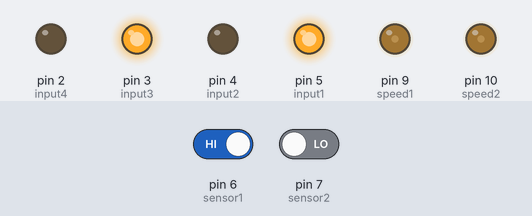
This sketch was run on a simulated Arduino Uno, built with avr-gcc and run on an emulated ATmega328P. Shown: output pins drawn as LEDs (lit = HIGH). The test bench sets the inputs (shaded band); at power-on: pin 6 (sensor1) HIGH, pin 7 (sensor2) LOW.

Above: at 1.2 s.
1.3 s: pin 6 (sensor1) driven LOW
At 2.5 s:
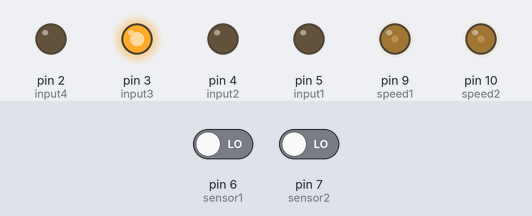
2.8 s: pin 6 (sensor1) driven HIGH
At 3.7 s:
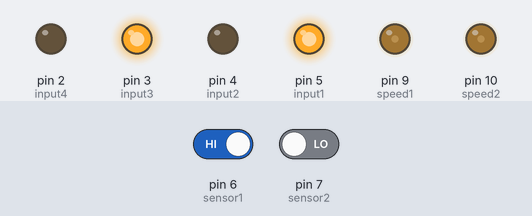
4.3 s: pin 7 (sensor2) driven HIGH
At 4.8 s:
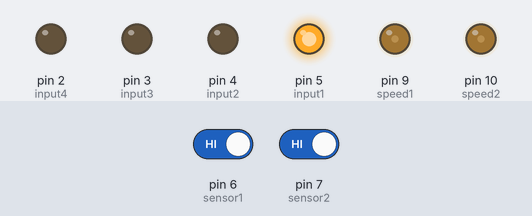
5.8 s: pin 7 (sensor2) driven LOW
At 7.2 s:
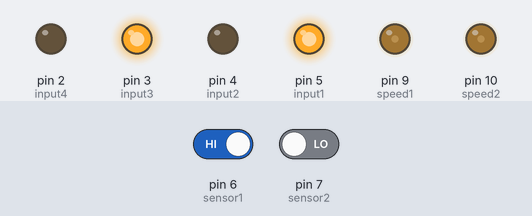
Timing chart, 0 to 8.3 s (numbered marks = the images above; inputs shaded):
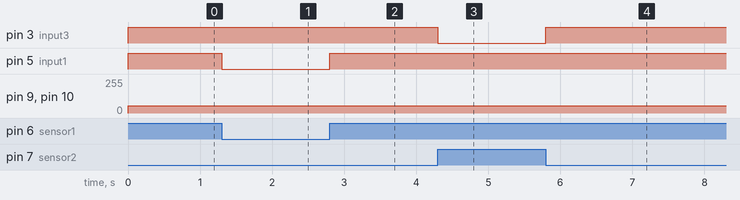

Measured:
- after the input at 1.3 s, pin 5 (input1): HIGH → LOW at once
- after the input at 2.8 s, pin 5 (input1): LOW → HIGH at once
- after the input at 4.3 s, pin 3 (input3): HIGH → LOW at once
- after the input at 5.8 s, pin 3 (input3): LOW → HIGH at once

The sketch:

sketch_jun17a.ino
```cpp
#define input1  5
#define input2  4
#define input3  3
#define input4  2
#define speed1 9
#define speed2 10
#define sensor1 6
#define sensor2 7
#define eco A0
#define trig A1
void setup() {

pinMode(input1,OUTPUT);
pinMode(input2,OUTPUT);
pinMode(input3,OUTPUT);
pinMode(input4,OUTPUT);
pinMode(speed1,OUTPUT);
pinMode(speed2,OUTPUT);
pinMode(sensor1,INPUT);
pinMode(sensor2,INPUT);
pinMode(eco,INPUT);
pinMode(trig,OUTPUT);
Serial.begin(9600);
}

void loop() {
int sensor1_val=digitalRead(sensor1);
int sensor2_val=digitalRead(sensor2);
if(sensor1_val==0&&sensor2_val==1)
{
 Up();
}
else if(sensor1_val==0&&sensor2_val==0)
{
 Right();
}
if(sensor1_val==1&&sensor2_val==1)
{
 Left();
}
if(sensor1_val==1&&sensor2_val==0)
{
 Up();
}


}
void Up()
{
  digitalWrite(input1,HIGH);
  digitalWrite(input2,LOW);
  analogWrite(speed1,55);
  digitalWrite(input3,HIGH);
  digitalWrite(input4,LOW);
  analogWrite(speed2,55);
}
void Back()
{
  digitalWrite(input1,LOW);
  digitalWrite(input2,HIGH);
  analogWrite(speed1,55);
  digitalWrite(input3,LOW);
  digitalWrite(input4,HIGH);
  analogWrite(speed2,55) ;
}
void Left()
{
  digitalWrite(input1,HIGH);
  digitalWrite(input2,LOW);
  analogWrite(speed1,55);
  digitalWrite(input3,LOW);
  digitalWrite(input4,LOW);
  analogWrite(speed2,55) ;
}
void Right()
{
  digitalWrite(input1,LOW);
  digitalWrite(input2,LOW);
  analogWrite(speed1,55);
  digitalWrite(input3,HIGH);
  digitalWrite(input4,LOW);
  analogWrite(speed2,55) ;
}
void Stop()
{
  digitalWrite(input1,LOW);
  digitalWrite(input2,LOW);
  analogWrite(speed1,45);
  digitalWrite(input3,LOW);
  digitalWrite(input4,LOW);
  analogWrite(speed2,45) ;
}
```
